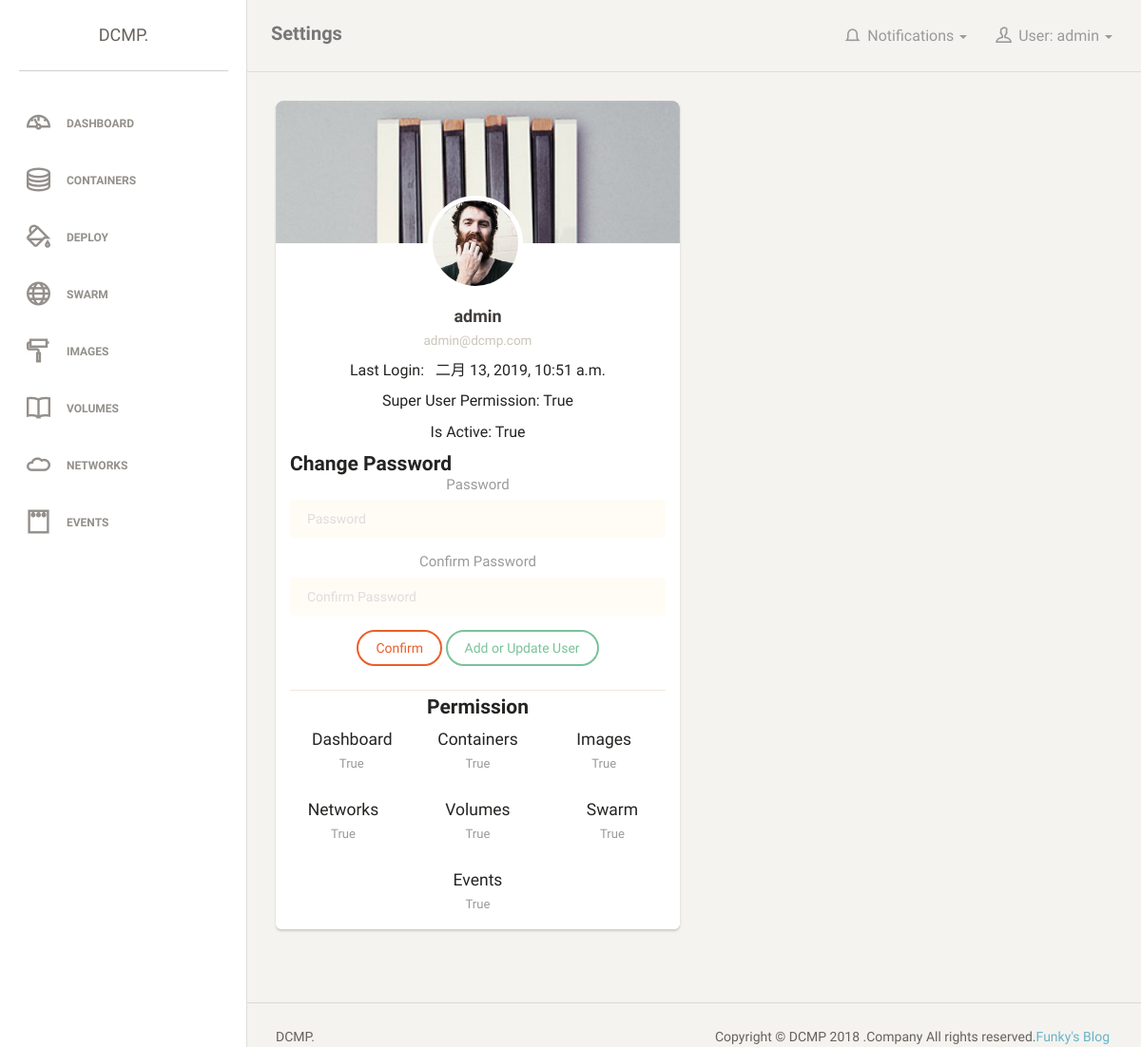
Screenshot of /dashboard/settings/ (signed in) with the database file from the repository.
### Dashboard/models.py (models this page shows)
class User(AbstractUser):
    dashboard_permission = models.BooleanField(default=True,
                                               verbose_name="Dashboard Permission"
                                               )
    containers_permission = models.BooleanField(default=False,
                                                verbose_name="Containers Permission"
                                                )
    images_permission = models.BooleanField(default=False,
                                            verbose_name="Images Permission"
                                            )
    networks_permission = models.BooleanField(default=False,
                                              verbose_name="Networks Permission"
                                              )
    volumes_permission = models.BooleanField(default=False,
                                             verbose_name="Volumes Permission"
                                             )
    swarm_permission = models.BooleanField(default=False,
                                           verbose_name="Swarm Permission"
                                           )
    events_permission = models.BooleanField(default=False,
                                            verbose_name="Events Permission"
                                            )
    objects = DashboardUserManager()

### Dashboard/views.py (the view, shortened to what this page needs)
# urls.py: path('settings/', views.dashboard_settings_view),
@csrf_exempt
def dashboard_settings_view(request):
    template_name = 'Dashboard/settings.html'
    user_perm = request.user
    if request.user.is_authenticated:
        context = {
            "user_last_login": request.user.last_login,
            "user": request.user.username,
            "user_info": user_perm,
            "dashboard": user_perm.dashboard_permission,
            "containers": user_perm.containers_permission,
            "images": user_perm.images_permission,
            "swarm": user_perm.swarm_permission,
            "volumes": user_perm.volumes_permission,
            "events": user_perm.events_permission,
            "networks": user_perm.networks_permission,
            "chpasswd_form": ChangePasswordForm(),
        }
        if request.method == "GET":
            return render(request, template_name=template_name, context=context)
    else:
        return redirect('/dashboard/login')

### Dashboard/form.py
class ChangePasswordForm(forms.Form):
    password = forms.CharField(label="Password",max_length=20, widget=forms.PasswordInput)
    confirm = forms.CharField(label="Confirm Password",max_length=20, widget=forms.PasswordInput)

### Dashboard/templates/Dashboard/settings.html (shortened to what this page needs)
<!doctype html>
<html lang="en">
<head>
    {% load static %}
    <link href="{% static 'Dashboard/css/bootstrap.min.css' %}" rel="stylesheet" />
    <link href="{% static 'Dashboard/css/animate.min.css' %}" rel="stylesheet"/>
    <link href="{% static 'Dashboard/css/paper-dashboard.css' %}" rel="stylesheet"/>
    <link href="{% static "Dashboard/css/demo.css" %}" rel="stylesheet" />
    <link href="http://maxcdn.bootstrapcdn.com/font-awesome/latest/css/font-awesome.min.css" rel="stylesheet">
    <link href="{% static "Dashboard/css/themify-icons.css" %}" rel="stylesheet">
</head>
<body>
<div class="wrapper">
	<div class="sidebar" data-background-color="white" data-active-color="danger">
	<div class="sidebar-wrapper">
            <div class="logo">
                <a href="/dashboard/index" class="simple-text">
                    DCMP.
                </a>
            </div>
            <ul class="nav">
                <li>
                    <a href="/dashboard/index">
                        <i class="ti-dashboard"></i>
                        <p>Dashboard</p>
                    </a>
                </li>
                <li >
                    <a href="/dashboard/containers">
                        <i class="ti-server"></i>
                        <p>Containers</p>
                    </a>
                </li>
                <li>
                    <a href="/dashboard/deploy">
                        <i class="ti-paint-bucket"></i>
                        <p>Deploy</p>
                    </a>
                </li>
                <li >
                    <a href="/dashboard/swarm">
                        <i class="ti-world"></i>
                        <p>Swarm</p>
                    </a>
                </li>
                <li>
                    <a href="/dashboard/images">
                        <i class="ti-paint-roller"></i>
                        <p>Images</p>
                    </a>
                </li>
                <li>
                    <a href="/dashboard/volumes">
                        <i class="ti-book"></i>
                        <p>Volumes</p>
                    </a>
                </li>
                <li>
                    <a href="/dashboard/networks">
                        <i class="ti-cloud"></i>
                        <p>Networks</p>
                    </a>
                </li>
                <li>
                    <a href="/dashboard/events">
                        <i class="ti-notepad"></i>
                        <p>Events</p>
                    </a>
                </li>
            </ul>
    	</div>
    </div>
    <div class="main-panel">
        <nav class="navbar navbar-default">
            <div class="container-fluid">
                <div class="navbar-header">
                    <a class="navbar-brand" >Settings</a>
                </div>
                <div class="collapse navbar-collapse">
                    <ul class="nav navbar-nav navbar-right">
                        <li class="dropdown">
                              <a href="#" class="dropdown-toggle" data-toggle="dropdown">
                                    <i class="ti-bell"></i>
									<p>Notifications</p>
									<b class="caret"></b>
                              </a>
                        </li>
                        <li class="dropdown">
                              <a href="#" class="dropdown-toggle" data-toggle="dropdown">
                                    <i class="ti-user"></i>
									<p>User: {{ user }}</p>
									<b class="caret"></b>
                              </a>
                        </li>
                    </ul>
                </div>
            </div>
        </nav>
        <div class="content">
            <div class="container-fluid">
                <div class="row">
                    <div class="col-md-6">
                        <div class="card">
                            <div class="card card-user">
                            <div class="image">
                                <img src="{% static "Dashboard/img/background.jpg" %}" alt="..."/>
                            </div>
                            <div class="content">
                                <div class="author">
                                  <img class="avatar border-white" src="{% static "Dashboard/img/faces/face-2.jpg" %}" alt="..."/>
                                  <h4 class="title">{{ user }}<br />
                                     <a href="#"><small>{{ user_info.email }}</small></a>
                                  </h4>
                                </div>
                                <p class="description text-center center">
                                    <p class="center text-center">Last Login:  &nbsp;  {{  user_last_login }}</p>
                                    <p class="center text-center">Super User Permission: {{ user_info.is_superuser }}</p>
                                    <p class="center text-center">Is Active: {{ user_info.is_active }}</p>
                                    <h4 class="title">Change Password</h4>
                                    <form method="post" class="text-center">
                                        {% load bootstrap3 %}
                                        {% bootstrap_form chpasswd_form %}
                                         <button	type="submit" class="btn btn-primary center text-center btn-danger" name="change">Confirm</button>
                                        {% if user_info.is_superuser %}
                                         <a href="/dashboard/add_update_user" class="btn btn-primary center text-center btn-success" name="update">Add or Update User</a>
                                        {% endif %}
                                    </form>
                                </p>
                            </div>
                            <hr>
                            <div class="text-center">
                                <div class="row text-center">
                                    <h4 class="title">Permission</h4>
                                    <div class="col-md-3 col-md-offset-1">
                                        <h5>Dashboard<br /><small>{{ dashboard }}</small></h5>
                                    </div>
                                    <div class="col-md-4">
                                        <h5>Containers<br /><small>{{ containers }}</small></h5>
                                    </div>
                                    <div class="col-md-3">
                                        <h5>Images<br /><small>{{ images }}</small></h5>
                                    </div>
                                    <div class="row">
                                        <div class="col-md-3 col-md-offset-1">
                                        <h5>Networks<br /><small>{{ networks }}</small></h5>
                                    </div>
                                    <div class="col-md-4">
                                        <h5>Volumes<br /><small>{{ volumes }}</small></h5>
                                    </div>
                                    <div class="col-md-3">
                                        <h5>Swarm<br /><small>{{ swarm }}</small></h5>
                                    </div>
                                    </div>
                                    <div class="row text-center center">
                                         <div class="text-center center">
                                        <h5 class="text-center center">Events<br /><small>{{ events }}</small></h5>
                                        </div>
                                    </div>
                                </div>
                            </div>
                        </div>
                        </div>
                    </div>
                </div>
            </div>
        </div>
        <footer class="footer">
            <div class="container-fluid">
                <nav class="pull-left">
                    <ul>
                        <li>
                            <a href="/">
                                DCMP.
                            </a>
                        </li>
                    </ul>
                </nav>
                <div class="copyright pull-right">
                    Copyright &copy; DCMP 2018 .Company  All rights reserved.<a target="_blank" href="http://geekfan.top/">Funky's Blog</a>
                </div>
            </div>
        </footer>
    </div>
</div>
</body>
</html>

### rows the page displays
User: username "admin", email "admin@dcmp.com", last_login "二月 13, 2019, 10:51 a.m.", is_superuser "True", is_active "True"

### other values shown
{{ dashboard }} "True"
{{ containers }} "True"
{{ images }} "True"
{{ networks }} "True"
{{ volumes }} "True"
{{ swarm }} "True"
{{ events }} "True"
